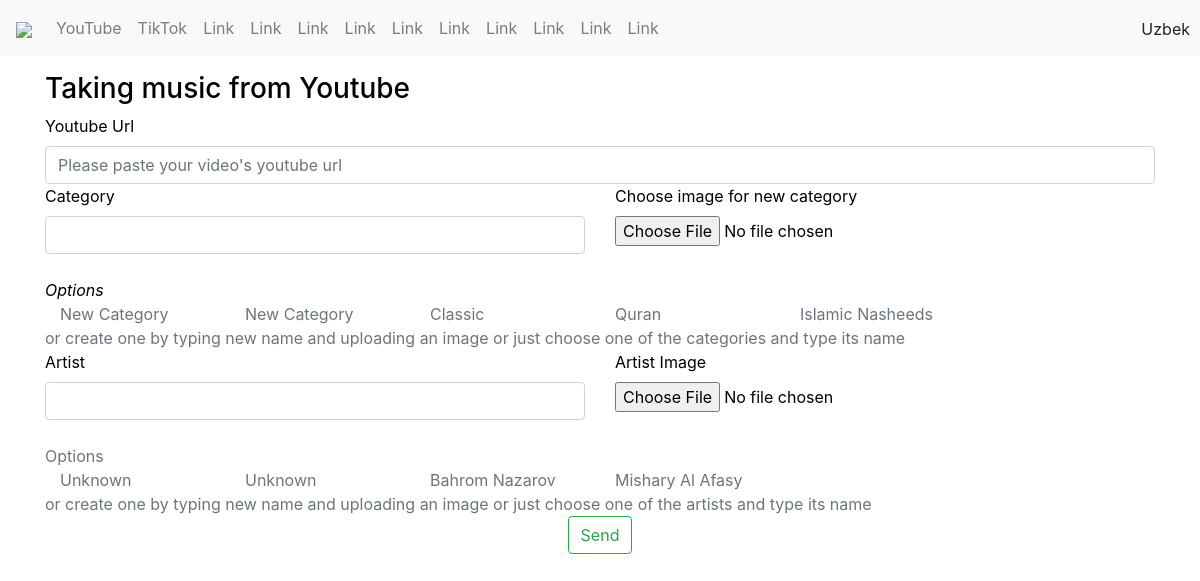
The app's page /api/url/ (signed in) with its own data.
### app/models.py (models this page shows, shortened)
class Category(models.Model):
    title = models.CharField('kategoriya', max_length=50, blank=True)
    photo = models.ImageField('photo', blank=True)
    likes = models.IntegerField(default=0)
    class Meta:
        verbose_name_plural = 'Categories'

class Artist(models.Model):
    name = models.CharField('Ismi', max_length=50)
    photo = models.ImageField(null=True, blank=True)
    likes = models.PositiveIntegerField(null=True, blank=True, default=0)

### app/views.py (the view)
# urls.py: path("url/", get_channel_url),
@login_required(login_url="/api/songs")
def get_channel_url(request):
    x = Category.objects.all()
    y = Artist.objects.all()
    if request.method == "POST":
        links = []
        print('Files:', request.FILES)
        print("POST:", request.POST)
        channel_url = request.POST.get("youtube_channel_url")
        category_name = request.POST.get("category")
        category_image = request.FILES.get("category_image")
        artist_name = request.POST.get("artist")
        artist_image = request.FILES.get("artist_image")
        r = Channel(channel_url)
        if Category.objects.filter(title=category_name).exists():
            category = Category.objects.get(
                title=category_name)
        else:
            category = Category.objects.create(
                title=category_name, photo=category_image)
            category.save()
        if Artist.objects.filter(name=artist_name).exists():
            artist = Artist.objects.get(
                name=artist_name)
        else:
            artist = Artist.objects.create(
                name=artist_name, photo=artist_image)
            artist.save()
        for i in r.video_urls:
            try:
                r = YouTube(i)
                video_title = r.title
                print(video_title)
                x = Song.objects.create(
                    url=i, title=video_title, category=category, artist=artist)
                x.save()
            except:
                print("some problem")
        return redirect("/api/url")
    else:
        return render(request, "demo5.html", {"x": x, "y": y})

### templates/demo5.html (shortened to what this page needs)
<!DOCTYPE html>
<html lang="en" class="no-js">
<head>
	<link rel="stylesheet" href="https://maxcdn.bootstrapcdn.com/bootstrap/4.5.2/css/bootstrap.min.css">
</head>
<body style="color: black;overflow-x: hidden;">
	<nav class="navbar navbar-expand-md bg-light navbar-light">
		<a class="navbar-brand" href="#"><img src="https://getyoutube.net/public/img/getyoutube.svg?7"
				width="180px"></a>
		<div class="collapse navbar-collapse" id="collapsibleNavbar">
			<ul class="navbar-nav">
				<li class="nav-item">
					<a class="nav-link" href="#">YouTube</a>
				</li>
				<li class="nav-item">
					<a class="nav-link" href="#">TikTok</a>
				</li>
				<li class="nav-item">
					<a class="nav-link" href="#">Link</a>
				</li>
				<li class="nav-item">
					<a class="nav-link" href="#">Link</a>
				</li>
				<li class="nav-item">
					<a class="nav-link" href="#">Link</a>
				</li>
				<li class="nav-item">
					<a class="nav-link" href="#">Link</a>
				</li>
				<li class="nav-item">
					<a class="nav-link" href="#">Link</a>
				</li>
				<li class="nav-item">
					<a class="nav-link" href="#">Link</a>
				</li>
				<li class="nav-item">
					<a class="nav-link" href="#">Link</a>
				</li>
				<li class="nav-item">
					<a class="nav-link" href="#">Link</a>
				</li>
				<li class="nav-item">
					<a class="nav-link" href="#">Link</a>
				</li>
				<li class="nav-item">
					<a class="nav-link" href="#">Link</a>
				</li>
			</ul>
		</div>
		<div class="dropdown dropleft" style="position: absolute;right:10px;top: 15px;">
			<button type="button" class="btn" style="border: none;background-color: none;padding: 0px;margin: 0px;"
				data-toggle="dropdown">
				Uzbek
			</button>
		</div>
	</nav>
	<main style="padding-right: 20px;padding-left: 20px;">
		<div class="frame">
			<div style="z-index: 1100000000000000000000000000000000000 !important;" class="mt-3 mb-5	">
				<div>
					<div class="container">
						<h3>Taking music from Youtube</h3>
						<div class="row ">
							<div class="col-md-12">
								<form method="post" class="row justify-content-center" enctype="multipart/form-data">
									<div class="col-md-12 col-sm-12 col-12">
										<label>Youtube Url</label>
										<input type="text" name="youtube_channel_url" class="form-control"
											placeholder="Please paste your video's youtube url">
									</div>
									<div class="col-md-6 col-sm-12 col-12">
										<label>Category</label>
										<input type="text" name="category" class="form-control" /><br>
									</div>
									<div class="col-md-6 col-11 cols-sm-11">
										<label>Choose image for new category</label><br><input accept=.jpg,.jpeg,.png"
											type="file" name="category_image">
									</div>
									<div class="col-md-12 col-sm-12 col-12">
										{% if x %}
										<i>Options</i>
										<div class="container">
											<div class="row">
												{% for i in x %}
												<div class=" col-md-3 col-lg-2 col-sm-4 col-6 text-secondary"
													value={{i.title}}>{{i.title}}</div>
												{% endfor %}
											</div>
										</div>
										{% endif %}
										<div class="text-secondary"> or create one by typing new name and uploading an
											image
											or just choose one of
											the
											categories and type
											its name</div>
									</div>
									<div class="col-md-6 col-sm-12 col-12">
										<label>Artist</label>
										<input type="text" class="form-control" name="artist" /><br>
									</div>
									<div class=" col-md-6 col-sm-11 col-11">
										<label>Artist Image</label><br>
										<input accept=.jpg,.jpeg,.png" type="file" name="artist_image">
									</div>
									<div class="col-md-12 col-sm-12 col-12">
										{% if y %}
										<div class="text-secondary">Options</div>
										<div class="container">
											<div class="row">
												{% for i in y %}
												<div class=" col-md-3 col-lg-2 col-sm-4 col-6 text-secondary"
													value={{i.name}}>{{i.name}}</div>
												{% endfor %}
											</div>
										</div>
										{% endif %}
										<div class="text-secondary"> or create one by typing new name and uploading an
											image
											or just choose one of
											the artists and type
											its name
										</div>
									</div>
									<button type="submit" class="btn btn-outline-success">Send</button>
								</form>
							</div>
						</div>
					</div>
				</div>
			</div>
		</div>
	</main>
</body>
</html>

### records on screen
Category: title "New Category"
Category: title "New Category"
Category: title "Classic"
Category: title "Quran"
Category: title "Islamic Nasheeds"
Artist: name "Unknown"
Artist: name "Unknown"
Artist: name "Bahrom Nazarov"
Artist: name "Mishary Al Afasy"
